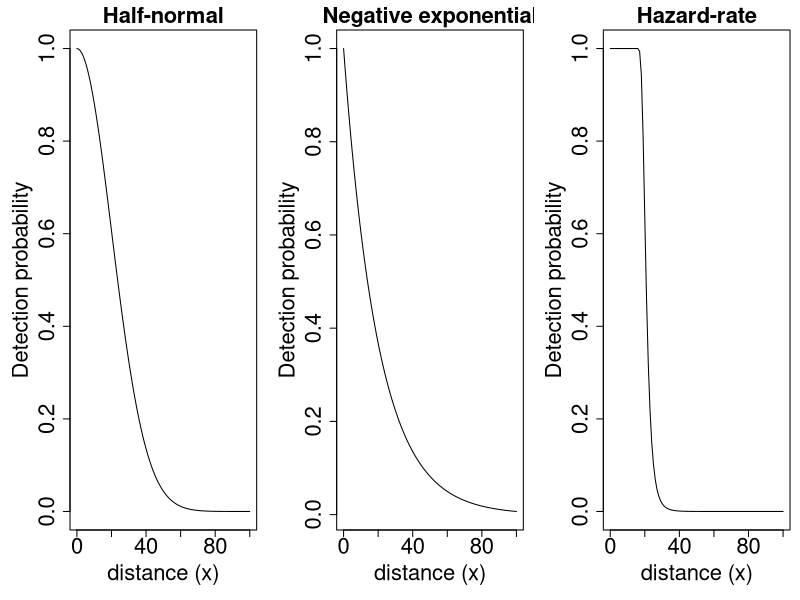

Write R code to recreate this figure.
## ---- chunk 1
#| label: detfuns
#| echo: false
#| fig-width: 20
#| fig-height: 7
#| out-width: '70%'
#| fig-align: 'center'
par(mfrow=c(1,3), mai=c(0.7, 0.7, 0.3, 0.1))
plot(function(x, sigma=20) exp(-x^2/(2*sigma^2)), 0, 100, cex.lab=2,
     cex.axis=2, main="Half-normal", cex.main=2,
     xlab="distance (x)", ylab="Detection probability")
plot(function(x, sigma=20) exp(-x/sigma), 0, 100, cex.lab=2,
     cex.axis=2, main="Negative exponential", cex.main=2,
     xlab="distance (x)", ylab="Detection probability")
plot(function(x, sigma=20, scale=10) 1 - exp(-(x/sigma)^-scale), 0, 100,
     cex.axis=2, main="Hazard-rate", cex.main=2,
     cex.lab=2, xlab="distance (x)", ylab="Detection probability")
